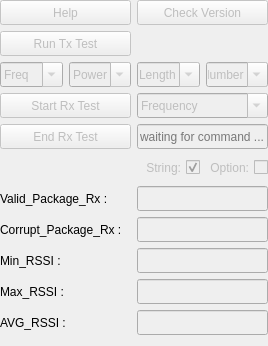
<?xml version="1.0" encoding="UTF-8"?>
<ui version="4.0">
 <class>ModuleB</class>
 <widget class="QFrame" name="ModuleB">
  <property name="geometry">
   <rect>
    <x>0</x>
    <y>0</y>
    <width>268</width>
    <height>346</height>
   </rect>
  </property>
  <property name="windowTitle">
   <string>Frame</string>
  </property>
  <layout class="QGridLayout" name="gridLayout" columnstretch="1,1,1,1">
   <property name="leftMargin">
    <number>0</number>
   </property>
   <property name="topMargin">
    <number>0</number>
   </property>
   <property name="rightMargin">
    <number>0</number>
   </property>
   <property name="bottomMargin">
    <number>0</number>
   </property>
   <item row="2" column="3">
    <widget class="QComboBox" name="comboBox_8">
     <property name="enabled">
      <bool>false</bool>
     </property>
     <property name="sizePolicy">
      <sizepolicy hsizetype="Minimum" vsizetype="Minimum">
       <horstretch>0</horstretch>
       <verstretch>0</verstretch>
      </sizepolicy>
     </property>
     <property name="minimumSize">
      <size>
       <width>30</width>
       <height>25</height>
      </size>
     </property>
     <property name="maximumSize">
      <size>
       <width>200</width>
       <height>25</height>
      </size>
     </property>
     <property name="editable">
      <bool>true</bool>
     </property>
     <item>
      <property name="text">
       <string>Number</string>
      </property>
     </item>
     <item>
      <property name="text">
       <string>1000</string>
      </property>
     </item>
    </widget>
   </item>
   <item row="3" column="2" colspan="2">
    <widget class="QComboBox" name="comboBox_9">
     <property name="enabled">
      <bool>false</bool>
     </property>
     <property name="minimumSize">
      <size>
       <width>30</width>
       <height>25</height>
      </size>
     </property>
     <property name="maximumSize">
      <size>
       <width>500</width>
       <height>25</height>
      </size>
     </property>
     <property name="editable">
      <bool>true</bool>
     </property>
     <item>
      <property name="text">
       <string>Frequency</string>
      </property>
     </item>
     <item>
      <property name="text">
       <string>2402</string>
      </property>
     </item>
     <item>
      <property name="text">
       <string>2440</string>
      </property>
     </item>
     <item>
      <property name="text">
       <string>2442</string>
      </property>
     </item>
     <item>
      <property name="text">
       <string>2478</string>
      </property>
     </item>
     <item>
      <property name="text">
       <string>2480</string>
      </property>
     </item>
    </widget>
   </item>
   <item row="8" column="2" colspan="2">
    <widget class="QLineEdit" name="lineEdit_19">
     <property name="enabled">
      <bool>false</bool>
     </property>
     <property name="sizePolicy">
      <sizepolicy hsizetype="Minimum" vsizetype="Minimum">
       <horstretch>0</horstretch>
       <verstretch>0</verstretch>
      </sizepolicy>
     </property>
     <property name="minimumSize">
      <size>
       <width>50</width>
       <height>25</height>
      </size>
     </property>
     <property name="maximumSize">
      <size>
       <width>500</width>
       <height>25</height>
      </size>
     </property>
     <property name="whatsThis">
      <string/>
     </property>
     <property name="accessibleName">
      <string/>
     </property>
     <property name="readOnly">
      <bool>true</bool>
     </property>
    </widget>
   </item>
   <item row="7" column="2" colspan="2">
    <widget class="QLineEdit" name="lineEdit_18">
     <property name="enabled">
      <bool>false</bool>
     </property>
     <property name="sizePolicy">
      <sizepolicy hsizetype="Minimum" vsizetype="Minimum">
       <horstretch>0</horstretch>
       <verstretch>0</verstretch>
      </sizepolicy>
     </property>
     <property name="minimumSize">
      <size>
       <width>50</width>
       <height>25</height>
      </size>
     </property>
     <property name="maximumSize">
      <size>
       <width>500</width>
       <height>25</height>
      </size>
     </property>
     <property name="whatsThis">
      <string/>
     </property>
     <property name="accessibleName">
      <string/>
     </property>
     <property name="readOnly">
      <bool>true</bool>
     </property>
    </widget>
   </item>
   <item row="7" column="0" colspan="2">
    <widget class="QLabel" name="label_59">
     <property name="sizePolicy">
      <sizepolicy hsizetype="Minimum" vsizetype="Minimum">
       <horstretch>0</horstretch>
       <verstretch>0</verstretch>
      </sizepolicy>
     </property>
     <property name="minimumSize">
      <size>
       <width>110</width>
       <height>25</height>
      </size>
     </property>
     <property name="maximumSize">
      <size>
       <width>16777215</width>
       <height>25</height>
      </size>
     </property>
     <property name="text">
      <string>Corrupt_Package_Rx :</string>
     </property>
     <property name="alignment">
      <set>Qt::AlignLeading|Qt::AlignLeft|Qt::AlignVCenter</set>
     </property>
    </widget>
   </item>
   <item row="2" column="1">
    <widget class="QComboBox" name="comboBox_6">
     <property name="enabled">
      <bool>false</bool>
     </property>
     <property name="sizePolicy">
      <sizepolicy hsizetype="Minimum" vsizetype="Minimum">
       <horstretch>0</horstretch>
       <verstretch>0</verstretch>
      </sizepolicy>
     </property>
     <property name="minimumSize">
      <size>
       <width>30</width>
       <height>25</height>
      </size>
     </property>
     <property name="maximumSize">
      <size>
       <width>200</width>
       <height>25</height>
      </size>
     </property>
     <property name="editable">
      <bool>true</bool>
     </property>
     <item>
      <property name="text">
       <string>Power</string>
      </property>
     </item>
     <item>
      <property name="text">
       <string>-8</string>
      </property>
     </item>
     <item>
      <property name="text">
       <string>-4</string>
      </property>
     </item>
     <item>
      <property name="text">
       <string>0</string>
      </property>
     </item>
     <item>
      <property name="text">
       <string>4</string>
      </property>
     </item>
    </widget>
   </item>
   <item row="8" column="0" colspan="2">
    <widget class="QLabel" name="label_60">
     <property name="sizePolicy">
      <sizepolicy hsizetype="Minimum" vsizetype="Minimum">
       <horstretch>0</horstretch>
       <verstretch>0</verstretch>
      </sizepolicy>
     </property>
     <property name="minimumSize">
      <size>
       <width>110</width>
       <height>25</height>
      </size>
     </property>
     <property name="maximumSize">
      <size>
       <width>16777215</width>
       <height>25</height>
      </size>
     </property>
     <property name="text">
      <string>Min_RSSI :</string>
     </property>
     <property name="alignment">
      <set>Qt::AlignLeading|Qt::AlignLeft|Qt::AlignVCenter</set>
     </property>
    </widget>
   </item>
   <item row="5" column="3">
    <widget class="QCheckBox" name="checkBox_28">
     <property name="enabled">
      <bool>false</bool>
     </property>
     <property name="minimumSize">
      <size>
       <width>55</width>
       <height>25</height>
      </size>
     </property>
     <property name="maximumSize">
      <size>
       <width>300</width>
       <height>25</height>
      </size>
     </property>
     <property name="layoutDirection">
      <enum>Qt::RightToLeft</enum>
     </property>
     <property name="text">
      <string>Option:</string>
     </property>
    </widget>
   </item>
   <item row="10" column="0" colspan="2">
    <widget class="QLabel" name="label_62">
     <property name="sizePolicy">
      <sizepolicy hsizetype="Minimum" vsizetype="Minimum">
       <horstretch>0</horstretch>
       <verstretch>0</verstretch>
      </sizepolicy>
     </property>
     <property name="minimumSize">
      <size>
       <width>110</width>
       <height>25</height>
      </size>
     </property>
     <property name="maximumSize">
      <size>
       <width>16777215</width>
       <height>25</height>
      </size>
     </property>
     <property name="text">
      <string>AVG_RSSI :</string>
     </property>
     <property name="alignment">
      <set>Qt::AlignLeading|Qt::AlignLeft|Qt::AlignVCenter</set>
     </property>
    </widget>
   </item>
   <item row="0" column="2" colspan="2">
    <widget class="QPushButton" name="pushButton_47">
     <property name="enabled">
      <bool>false</bool>
     </property>
     <property name="sizePolicy">
      <sizepolicy hsizetype="Minimum" vsizetype="Minimum">
       <horstretch>0</horstretch>
       <verstretch>0</verstretch>
      </sizepolicy>
     </property>
     <property name="minimumSize">
      <size>
       <width>80</width>
       <height>25</height>
      </size>
     </property>
     <property name="maximumSize">
      <size>
       <width>500</width>
       <height>25</height>
      </size>
     </property>
     <property name="text">
      <string>Check Version</string>
     </property>
    </widget>
   </item>
   <item row="2" column="0">
    <widget class="QComboBox" name="comboBox_5">
     <property name="enabled">
      <bool>false</bool>
     </property>
     <property name="sizePolicy">
      <sizepolicy hsizetype="Minimum" vsizetype="Minimum">
       <horstretch>0</horstretch>
       <verstretch>0</verstretch>
      </sizepolicy>
     </property>
     <property name="minimumSize">
      <size>
       <width>30</width>
       <height>25</height>
      </size>
     </property>
     <property name="maximumSize">
      <size>
       <width>200</width>
       <height>25</height>
      </size>
     </property>
     <property name="editable">
      <bool>true</bool>
     </property>
     <item>
      <property name="text">
       <string>Freq</string>
      </property>
     </item>
     <item>
      <property name="text">
       <string>2402</string>
      </property>
     </item>
     <item>
      <property name="text">
       <string>2440</string>
      </property>
     </item>
     <item>
      <property name="text">
       <string>2442</string>
      </property>
     </item>
     <item>
      <property name="text">
       <string>2478</string>
      </property>
     </item>
     <item>
      <property name="text">
       <string>2480</string>
      </property>
     </item>
    </widget>
   </item>
   <item row="10" column="2" colspan="2">
    <widget class="QLineEdit" name="lineEdit_21">
     <property name="enabled">
      <bool>false</bool>
     </property>
     <property name="sizePolicy">
      <sizepolicy hsizetype="Minimum" vsizetype="Minimum">
       <horstretch>0</horstretch>
       <verstretch>0</verstretch>
      </sizepolicy>
     </property>
     <property name="minimumSize">
      <size>
       <width>50</width>
       <height>25</height>
      </size>
     </property>
     <property name="maximumSize">
      <size>
       <width>500</width>
       <height>25</height>
      </size>
     </property>
     <property name="whatsThis">
      <string/>
     </property>
     <property name="accessibleName">
      <string/>
     </property>
     <property name="readOnly">
      <bool>true</bool>
     </property>
    </widget>
   </item>
   <item row="6" column="0" colspan="2">
    <widget class="QLabel" name="label_58">
     <property name="sizePolicy">
      <sizepolicy hsizetype="Minimum" vsizetype="Minimum">
       <horstretch>0</horstretch>
       <verstretch>0</verstretch>
      </sizepolicy>
     </property>
     <property name="minimumSize">
      <size>
       <width>110</width>
       <height>25</height>
      </size>
     </property>
     <property name="maximumSize">
      <size>
       <width>16777215</width>
       <height>25</height>
      </size>
     </property>
     <property name="text">
      <string>Valid_Package_Rx :</string>
     </property>
     <property name="alignment">
      <set>Qt::AlignLeading|Qt::AlignLeft|Qt::AlignVCenter</set>
     </property>
    </widget>
   </item>
   <item row="4" column="2" colspan="2">
    <widget class="QLineEdit" name="lineEdit_33">
     <property name="enabled">
      <bool>false</bool>
     </property>
     <property name="minimumSize">
      <size>
       <width>100</width>
       <height>20</height>
      </size>
     </property>
     <property name="maximumSize">
      <size>
       <width>500</width>
       <height>25</height>
      </size>
     </property>
     <property name="readOnly">
      <bool>true</bool>
     </property>
     <property name="placeholderText">
      <string>waiting for command ...</string>
     </property>
    </widget>
   </item>
   <item row="2" column="2">
    <widget class="QComboBox" name="comboBox_7">
     <property name="enabled">
      <bool>false</bool>
     </property>
     <property name="sizePolicy">
      <sizepolicy hsizetype="Minimum" vsizetype="Minimum">
       <horstretch>0</horstretch>
       <verstretch>0</verstretch>
      </sizepolicy>
     </property>
     <property name="minimumSize">
      <size>
       <width>30</width>
       <height>25</height>
      </size>
     </property>
     <property name="maximumSize">
      <size>
       <width>200</width>
       <height>25</height>
      </size>
     </property>
     <property name="editable">
      <bool>true</bool>
     </property>
     <item>
      <property name="text">
       <string>Length</string>
      </property>
     </item>
     <item>
      <property name="text">
       <string>20</string>
      </property>
     </item>
    </widget>
   </item>
   <item row="3" column="0" colspan="2">
    <widget class="QPushButton" name="pushButton_49">
     <property name="enabled">
      <bool>false</bool>
     </property>
     <property name="sizePolicy">
      <sizepolicy hsizetype="Minimum" vsizetype="Minimum">
       <horstretch>0</horstretch>
       <verstretch>0</verstretch>
      </sizepolicy>
     </property>
     <property name="minimumSize">
      <size>
       <width>80</width>
       <height>25</height>
      </size>
     </property>
     <property name="maximumSize">
      <size>
       <width>500</width>
       <height>25</height>
      </size>
     </property>
     <property name="text">
      <string>Start Rx Test</string>
     </property>
    </widget>
   </item>
   <item row="4" column="0" colspan="2">
    <widget class="QPushButton" name="pushButton_50">
     <property name="enabled">
      <bool>false</bool>
     </property>
     <property name="sizePolicy">
      <sizepolicy hsizetype="Minimum" vsizetype="Minimum">
       <horstretch>0</horstretch>
       <verstretch>0</verstretch>
      </sizepolicy>
     </property>
     <property name="minimumSize">
      <size>
       <width>80</width>
       <height>25</height>
      </size>
     </property>
     <property name="maximumSize">
      <size>
       <width>500</width>
       <height>25</height>
      </size>
     </property>
     <property name="text">
      <string>End Rx Test</string>
     </property>
    </widget>
   </item>
   <item row="6" column="2" colspan="2">
    <widget class="QLineEdit" name="lineEdit_17">
     <property name="enabled">
      <bool>false</bool>
     </property>
     <property name="sizePolicy">
      <sizepolicy hsizetype="Minimum" vsizetype="Minimum">
       <horstretch>0</horstretch>
       <verstretch>0</verstretch>
      </sizepolicy>
     </property>
     <property name="minimumSize">
      <size>
       <width>50</width>
       <height>25</height>
      </size>
     </property>
     <property name="maximumSize">
      <size>
       <width>500</width>
       <height>25</height>
      </size>
     </property>
     <property name="whatsThis">
      <string/>
     </property>
     <property name="accessibleName">
      <string/>
     </property>
     <property name="readOnly">
      <bool>true</bool>
     </property>
    </widget>
   </item>
   <item row="9" column="0" colspan="2">
    <widget class="QLabel" name="label_61">
     <property name="sizePolicy">
      <sizepolicy hsizetype="Minimum" vsizetype="Minimum">
       <horstretch>0</horstretch>
       <verstretch>0</verstretch>
      </sizepolicy>
     </property>
     <property name="minimumSize">
      <size>
       <width>110</width>
       <height>25</height>
      </size>
     </property>
     <property name="maximumSize">
      <size>
       <width>16777215</width>
       <height>25</height>
      </size>
     </property>
     <property name="text">
      <string>Max_RSSI :</string>
     </property>
     <property name="alignment">
      <set>Qt::AlignLeading|Qt::AlignLeft|Qt::AlignVCenter</set>
     </property>
    </widget>
   </item>
   <item row="0" column="0" colspan="2">
    <widget class="QPushButton" name="pushButton_46">
     <property name="enabled">
      <bool>false</bool>
     </property>
     <property name="sizePolicy">
      <sizepolicy hsizetype="Minimum" vsizetype="Minimum">
       <horstretch>0</horstretch>
       <verstretch>0</verstretch>
      </sizepolicy>
     </property>
     <property name="minimumSize">
      <size>
       <width>80</width>
       <height>25</height>
      </size>
     </property>
     <property name="maximumSize">
      <size>
       <width>500</width>
       <height>25</height>
      </size>
     </property>
     <property name="text">
      <string>Help</string>
     </property>
    </widget>
   </item>
   <item row="9" column="2" colspan="2">
    <widget class="QLineEdit" name="lineEdit_20">
     <property name="enabled">
      <bool>false</bool>
     </property>
     <property name="sizePolicy">
      <sizepolicy hsizetype="Minimum" vsizetype="Minimum">
       <horstretch>0</horstretch>
       <verstretch>0</verstretch>
      </sizepolicy>
     </property>
     <property name="minimumSize">
      <size>
       <width>50</width>
       <height>25</height>
      </size>
     </property>
     <property name="maximumSize">
      <size>
       <width>500</width>
       <height>25</height>
      </size>
     </property>
     <property name="whatsThis">
      <string/>
     </property>
     <property name="accessibleName">
      <string/>
     </property>
     <property name="readOnly">
      <bool>true</bool>
     </property>
    </widget>
   </item>
   <item row="5" column="2">
    <widget class="QCheckBox" name="checkBox_30">
     <property name="enabled">
      <bool>false</bool>
     </property>
     <property name="minimumSize">
      <size>
       <width>55</width>
       <height>25</height>
      </size>
     </property>
     <property name="maximumSize">
      <size>
       <width>300</width>
       <height>25</height>
      </size>
     </property>
     <property name="layoutDirection">
      <enum>Qt::RightToLeft</enum>
     </property>
     <property name="text">
      <string>String:</string>
     </property>
     <property name="checked">
      <bool>true</bool>
     </property>
    </widget>
   </item>
   <item row="1" column="0" colspan="2">
    <widget class="QPushButton" name="pushButton_48">
     <property name="enabled">
      <bool>false</bool>
     </property>
     <property name="sizePolicy">
      <sizepolicy hsizetype="Minimum" vsizetype="Minimum">
       <horstretch>0</horstretch>
       <verstretch>0</verstretch>
      </sizepolicy>
     </property>
     <property name="minimumSize">
      <size>
       <width>80</width>
       <height>25</height>
      </size>
     </property>
     <property name="maximumSize">
      <size>
       <width>500</width>
       <height>25</height>
      </size>
     </property>
     <property name="text">
      <string>Run Tx Test</string>
     </property>
    </widget>
   </item>
   <item row="11" column="0" colspan="4">
    <spacer name="verticalSpacer">
     <property name="orientation">
      <enum>Qt::Vertical</enum>
     </property>
     <property name="sizeHint" stdset="0">
      <size>
       <width>20</width>
       <height>40</height>
      </size>
     </property>
    </spacer>
   </item>
   <item row="1" column="2" colspan="2">
    <widget class="QLabel" name="Blank_1">
     <property name="minimumSize">
      <size>
       <width>0</width>
       <height>25</height>
      </size>
     </property>
     <property name="maximumSize">
      <size>
       <width>16777215</width>
       <height>25</height>
      </size>
     </property>
     <property name="text">
      <string/>
     </property>
    </widget>
   </item>
  </layout>
 </widget>
 <resources/>
 <connections/>
</ui>
